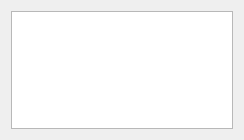
<?xml version="1.0" encoding="UTF-8"?>
<ui version="4.0">
 <class>VisualizationWidget</class>
 <widget class="QWidget" name="VisualizationWidget">
  <property name="geometry">
   <rect>
    <x>0</x>
    <y>0</y>
    <width>244</width>
    <height>140</height>
   </rect>
  </property>
  <property name="windowTitle">
   <string>Form</string>
  </property>
  <layout class="QVBoxLayout" name="verticalLayout">
   <item>
    <widget class="QListView" name="list"/>
   </item>
  </layout>
 </widget>
 <resources/>
 <connections/>
</ui>
